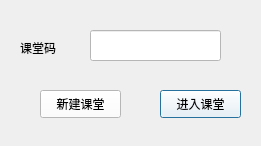
<?xml version="1.0" encoding="UTF-8"?>
<ui version="4.0">
 <class>EnterClass</class>
 <widget class="QDialog" name="EnterClass">
  <property name="geometry">
   <rect>
    <x>0</x>
    <y>0</y>
    <width>261</width>
    <height>146</height>
   </rect>
  </property>
  <property name="mouseTracking">
   <bool>false</bool>
  </property>
  <property name="windowTitle">
   <string>Dialog</string>
  </property>
  <property name="autoFillBackground">
   <bool>false</bool>
  </property>
  <property name="sizeGripEnabled">
   <bool>false</bool>
  </property>
  <widget class="QLabel" name="label">
   <property name="geometry">
    <rect>
     <x>20</x>
     <y>40</y>
     <width>72</width>
     <height>15</height>
    </rect>
   </property>
   <property name="text">
    <string>课堂码</string>
   </property>
  </widget>
  <widget class="QLineEdit" name="idEdit">
   <property name="geometry">
    <rect>
     <x>90</x>
     <y>30</y>
     <width>131</width>
     <height>31</height>
    </rect>
   </property>
   <property name="styleSheet">
    <string notr="true">
background-color: rgb(255, 255, 255);</string>
   </property>
  </widget>
  <widget class="QPushButton" name="class_beginBtn">
   <property name="geometry">
    <rect>
     <x>160</x>
     <y>90</y>
     <width>81</width>
     <height>28</height>
    </rect>
   </property>
   <property name="styleSheet">
    <string notr="true">
background-color: rgb(255, 255, 255);</string>
   </property>
   <property name="text">
    <string>进入课堂</string>
   </property>
  </widget>
  <widget class="QPushButton" name="class_newBtn">
   <property name="geometry">
    <rect>
     <x>40</x>
     <y>90</y>
     <width>81</width>
     <height>28</height>
    </rect>
   </property>
   <property name="styleSheet">
    <string notr="true">
background-color: rgb(255, 255, 255);</string>
   </property>
   <property name="text">
    <string>新建课堂</string>
   </property>
  </widget>
 </widget>
 <resources/>
 <connections/>
</ui>
